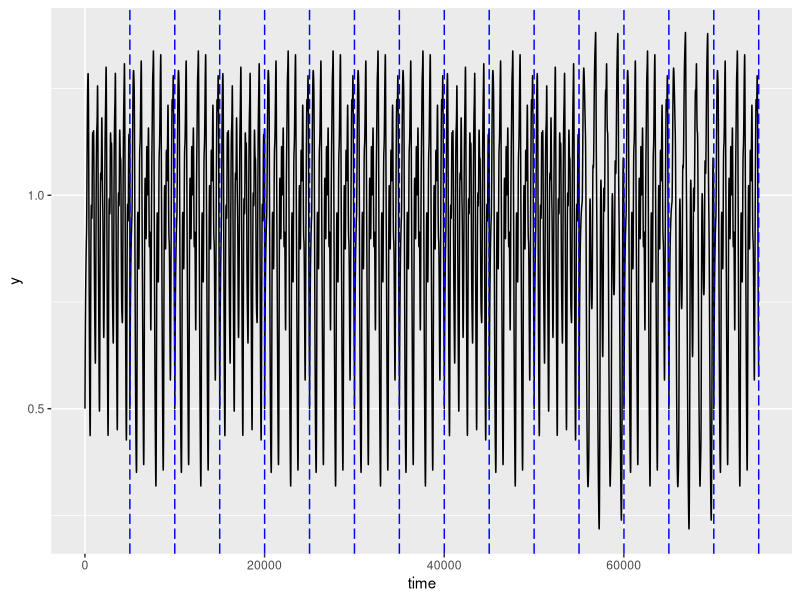

Write R code to recreate this figure.
#!/usr/bin/env Rscript

require(deSolve)
require(ggplot2)

mackeyGlass <- function(t, y, parms, tau) {
  tlag <- t - tau

  if (tlag <= 0)
    ylag <- 0.5
  else
    ylag <- lagvalue(tlag)

  dy <- 0.2 * ylag * 1/(1+ylag^10) - 0.1 * y
  list(c(dy))
}

# Generate mackey-glass attractors with different delays
tmax = 500
yinit <- 0.5
tauValues <- c(17, 23, 30, 35)
nmodes = length(tauValues)
attractors <- matrix(0, nmodes, tmax/0.1 + 1)

for(i in 1:nmodes) {
  times <- seq(from = 0, to = tmax, by = 0.1)
  y <- dede(y = yinit, times = times, func = mackeyGlass, parms = NULL, tau = tauValues[i])
  attractors[i,] = y[, 2]
}
# Subsample
#attractors <- attractors[,seq(from = 1, to = ncol(attractors), by = 10)]

# Randomize the duration
nsegments = 15
#durations <- sample(200:300, nsegments)
durations <- rep(ncol(attractors), nsegments)
modes <- sample(1:4, nsegments, replace=TRUE)

switchingSeries <- numeric()
for (i in 1:nsegments) {
 switchingSeries <- c(switchingSeries, attractors[modes[i], 1:durations[i]])
}

# Merge the rows in one vector
attractors.df <- data.frame(y=switchingSeries, time=1:length(switchingSeries))

# Add measurement noise
#noise <- rnorm(length(xseries), mean=0.0, sd=sd(xseries)*0.3)

ggplot(attractors.df, aes(x=time, y=y)) + geom_line() + geom_vline(xintercept=cumsum(durations), color="blue", linetype="longdash")
